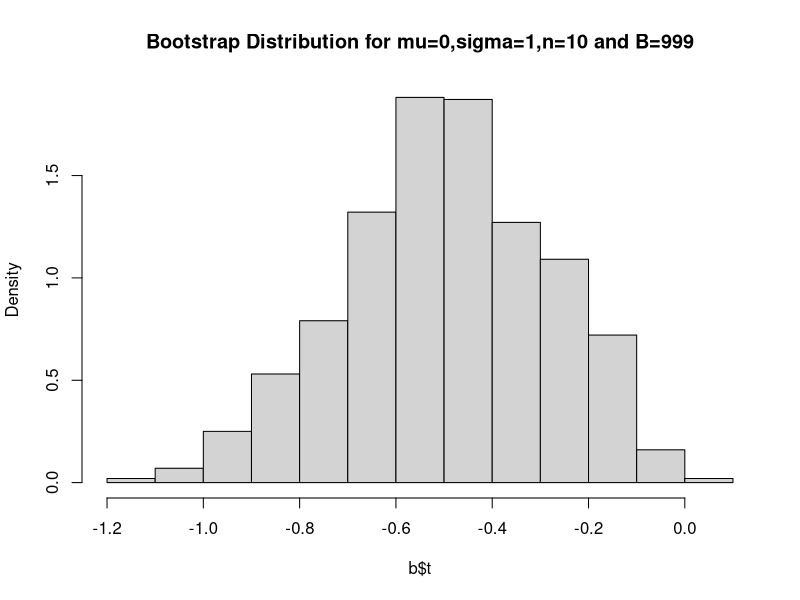

Reproduce this figure in R.
rm(list=ls())
library(boot)
set.seed(10)
mu=0
sigma=1
n=10
B=999
x=rnorm(n,mu,sigma)
mean.fun<-function(data,index){mean(data[index])}
b=boot(x,statistic=mean.fun,R=B,stype="i")
b
bootestimate=mean(b$t)
bootestimate
hist(b$t,main=paste("Bootstrap Distribution for mu=",mu,",sigma=",sigma,",n=",n," and B=",B,sep=""),freq=F)
ci=boot.ci(b,conf=0.95)
names(ci)
coverages=c(0,0,0,0)
for(i in 1:1000)
{
	d=rnorm(n,mu,sigma)
	boo=boot(d,statistic=mean.fun,R=B,stype="i")
	confi=boot.ci(boo,conf=0.95)
	if(confi$normal[2]<mu & confi$normal[3]>mu)
	{
		coverages[1]=coverages[1]+1
	}
	if(confi$basic[4]<mu & confi$basic[5]>mu)
	{
		coverages[2]=coverages[2]+1
	}
	if(confi$percent[4]<mu & confi$percent[5]>mu)
	{
		coverages[3]=coverages[3]+1
	}
	if(confi$bca[4]<mu & confi$bca[5]>mu)
	{
		coverages[4]=coverages[4]+1
	}
}
coverages